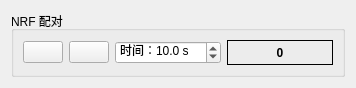
<?xml version="1.0" encoding="UTF-8"?>
<ui version="4.0">
 <class>NrfPair</class>
 <widget class="QWidget" name="NrfPair">
  <property name="geometry">
   <rect>
    <x>0</x>
    <y>0</y>
    <width>356</width>
    <height>88</height>
   </rect>
  </property>
  <property name="windowTitle">
   <string>Form</string>
  </property>
  <layout class="QVBoxLayout" name="verticalLayout">
   <item>
    <widget class="QGroupBox" name="groupBox">
     <property name="title">
      <string>NRF 配对</string>
     </property>
     <layout class="QHBoxLayout" name="horizontalLayout">
      <item>
       <widget class="QPushButton" name="helpButton">
        <property name="sizePolicy">
         <sizepolicy hsizetype="Fixed" vsizetype="Fixed">
          <horstretch>0</horstretch>
          <verstretch>0</verstretch>
         </sizepolicy>
        </property>
        <property name="text">
         <string/>
        </property>
       </widget>
      </item>
      <item>
       <widget class="QPushButton" name="startButton">
        <property name="sizePolicy">
         <sizepolicy hsizetype="Fixed" vsizetype="Fixed">
          <horstretch>0</horstretch>
          <verstretch>0</verstretch>
         </sizepolicy>
        </property>
        <property name="toolTip">
         <string>开始配对</string>
        </property>
        <property name="text">
         <string/>
        </property>
       </widget>
      </item>
      <item>
       <widget class="QDoubleSpinBox" name="timeBox">
        <property name="toolTip">
         <string>保持配对模式的时长</string>
        </property>
        <property name="prefix">
         <string>时间：</string>
        </property>
        <property name="suffix">
         <string> s</string>
        </property>
        <property name="decimals">
         <number>1</number>
        </property>
        <property name="value">
         <double>10.000000000000000</double>
        </property>
       </widget>
      </item>
      <item>
       <widget class="QLabel" name="countLabel">
        <property name="font">
         <font>
          <bold>true</bold>
         </font>
        </property>
        <property name="frameShape">
         <enum>QFrame::Box</enum>
        </property>
        <property name="text">
         <string>0</string>
        </property>
        <property name="alignment">
         <set>Qt::AlignCenter</set>
        </property>
       </widget>
      </item>
     </layout>
    </widget>
   </item>
  </layout>
 </widget>
 <resources/>
 <connections/>
</ui>
